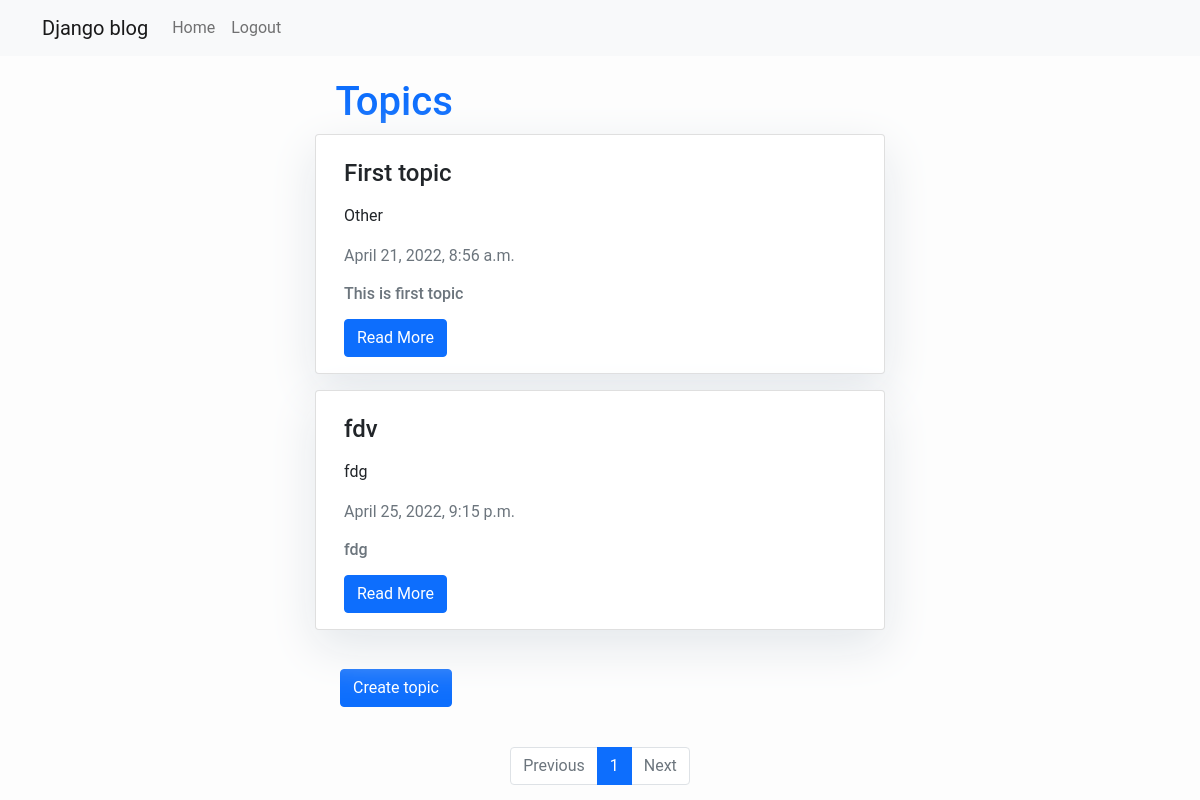
The app's page / (signed in) with its own data.
### blog/models.py (models this page shows, shortened)
class AbstractTopic(models.Model):
    category = models.CharField(max_length=255, default='')
    date_created = models.DateTimeField(auto_now_add=True, auto_created=True)
    class Meta:
        abstract = True

class Topic(AbstractTopic):
    name = models.CharField(max_length=255, default="", null=False, blank=False)
    title = models.CharField(max_length=255)

### blog/views.py (the view)
# urls.py: path('', TopicsListView.as_view(), name='topics'),
class TopicsListView(ListView):
    model = Topic
    context_object_name = 'topics_list'
    template_name = "topics.html"
    paginate_by = 2

### templates/topics.html (shortened to what this page needs)
{% extends "base.html" %}
{% block content %}
    <div class="layer1"><h1 class="text-primary">Topics</h1></div>
    <div class="row">
        {% for topic in topics_list %}
        <div class="card col-lg-6 offset-lg-3 mb-3">
          <div class="card-body">
            <p class="card-title"><h4 class="text-dark">{{ topic.name }}</h4></p>
            <p>{{ topic.category }} </p>
            <div class="text-muted mb-3">
               <p>{{ topic.date_created }} </p>
            </div>
            <p class="card-text"><h6 class="text-secondary">{{topic.title |truncatewords:20 }}</h6></p>
            <a href="{% url 'posts' topic.pk  %}" class="btn btn-primary">Read More</a>
          </div>
        </div>
        {% endfor %}
    </div>
    {% if user.is_authenticated %}
        <div class="layer2">
            <form action='add_topic' method='GET'>
              <p><button class="btn btn-primary ">Create topic</button></p>
            </form>
        </div>
    {% endif %}
    <div class="row">
        <nav class="col-lg-6 offset-lg-3 mt-4 d-flex justify-content-center">
          <ul class="pagination">
            {% if page_obj.has_previous %}
            <li class="page-item">
              <a class="page-link" href="?page={{ page_obj.previous_page_number }}">Previous</a>
            </li>
            {% else %}
            <li class="page-item disabled">
              <a class="page-link" href="#">Previous</a>
            </li>
            {% endif %}
            {% for i in page_obj.paginator.page_range %}
            <li class=" page-item {% if page_obj.number == i %}active{% endif %}">
                <a class="page-link" href="?page={{ i }}">{{ i }}</a>
            </li>
            {% endfor %}
            {% if page_obj.has_next %}
            <li class="page-item">
              <a class="page-link" href="?page={{ page_obj.next_page_number }}">Next</a>
            </li>
            {% else %}
            <li class="page-item disabled">
              <a class="page-link" href="#">Next</a>
            </li>
            {% endif %}
          </ul>
        </nav>
      </div>
{% endblock %}

### templates/topics.html (style rules this page uses)
body { font-family: "Roboto", sans-serif; font-size: 16px; background-color: rgba(253, 253, 253, 0.83); }
.layer1 { margin-left: 26.3%; margin-top: 2%; }
.layer2 { margin-left: 26.7%; margin-top: 2%; }
.card { box-shadow: 0 16px 48px #E3E7EB; }

### records on screen
Topic: name "First topic", category "Other", date_created "April 21, 2022, 8:56 a.m.", title "This is first topic"
Topic: name "fdv", category "fdg", date_created "April 25, 2022, 9:15 p.m.", title "fdg"

### other values on screen
{{ i }} "1"
